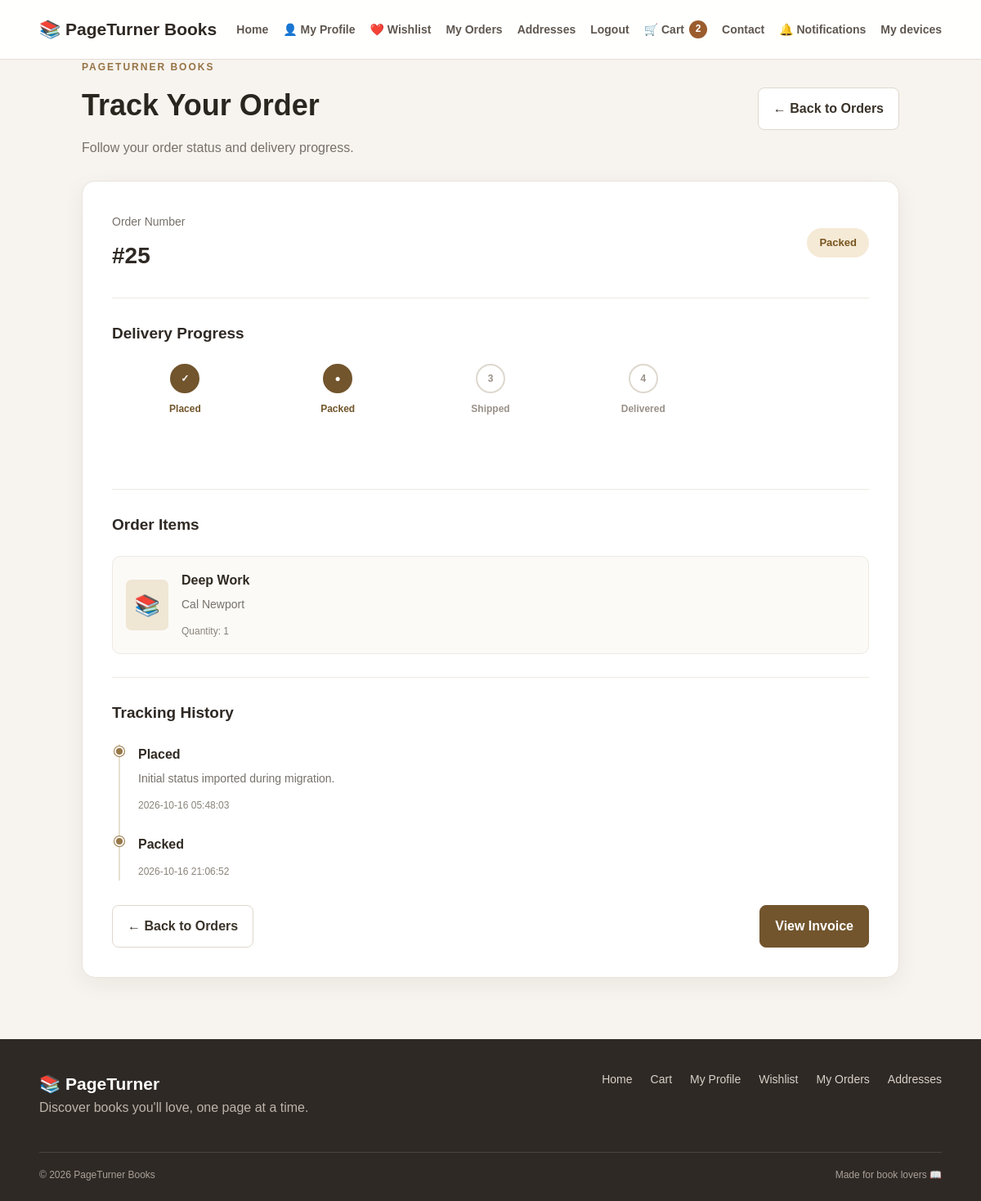
/orders/25/tracking (signed in), run on the app's committed database.
### tables this page shows
CREATE TABLE orders (
                id INTEGER PRIMARY KEY AUTOINCREMENT,

                user_id INTEGER,

                customer_name TEXT NOT NULL,

                email TEXT NOT NULL,

                phone TEXT NOT NULL DEFAULT '',

                address_snapshot TEXT NOT NULL,

                total_amount REAL NOT NULL DEFAULT 0,

                discount_amount REAL NOT NULL DEFAULT 0,

                coupon_code TEXT,

                status TEXT NOT NULL DEFAULT 'Placed'
                    CHECK (
                        status IN (
                            'Placed',
                            'Packed',
                            'Delivered',
                            'Cancelled'
                        )
                    ),

                created_at TEXT NOT NULL
                    DEFAULT CURRENT_TIMESTAMP, total_paise
            INTEGER NOT NULL DEFAULT 0, discount_paise
            INTEGER NOT NULL DEFAULT 0, subtotal_paise
            
            INTEGER NOT NULL
            DEFAULT 0
            CHECK (
                subtotal_paise >= 0
            ), shipping_paise
            
        INTEGER NOT NULL
        DEFAULT 0
        CHECK (
            shipping_paise >= 0
        ), tax_paise
            
        INTEGER NOT NULL
        DEFAULT 0
        CHECK (
            tax_paise >= 0
        ),

                FOREIGN KEY (user_id)
                    REFERENCES users(id)
                    ON DELETE SET NULL
            );

CREATE TABLE order_items (
                id INTEGER PRIMARY KEY AUTOINCREMENT,

                order_id INTEGER NOT NULL,

                book_id INTEGER NOT NULL,

                quantity INTEGER NOT NULL
                    CHECK (quantity > 0),

                price_at_purchase REAL NOT NULL, price_at_purchase_paise
                INTEGER NOT NULL DEFAULT 0, price_paise INTEGER
                NOT NULL
                DEFAULT 0
                CHECK (
                    price_paise >= 0
                ),

                FOREIGN KEY (order_id)
                    REFERENCES orders(id)
                    ON DELETE CASCADE,

                FOREIGN KEY (book_id)
                    REFERENCES books(id)
            );

CREATE TABLE books (
    id INTEGER PRIMARY KEY AUTOINCREMENT,

    title TEXT NOT NULL,

    author TEXT NOT NULL,

    category TEXT NOT NULL,

    price REAL NOT NULL CHECK (price >= 0),

    stock INTEGER NOT NULL DEFAULT 0
        CHECK (stock >= 0),

    description TEXT,

    cover_image TEXT,

    created_at TIMESTAMP DEFAULT CURRENT_TIMESTAMP
, price_paise
            INTEGER NOT NULL DEFAULT 0);

CREATE TABLE order_status_history
        (
            id INTEGER PRIMARY KEY AUTOINCREMENT,

            order_id INTEGER NOT NULL,

            status TEXT NOT NULL
                CHECK (
                    status IN (
                        'Placed',
                        'Packed',
                        'Shipped',
                        'Delivered',
                        'Cancelled'
                    )
                ),

            changed_by INTEGER NOT NULL,

            changed_at TEXT NOT NULL
                DEFAULT CURRENT_TIMESTAMP,

            note TEXT, created_at TEXT,

            FOREIGN KEY (order_id)
                REFERENCES orders(id)
                ON DELETE CASCADE,

            FOREIGN KEY (changed_by)
                REFERENCES users(id)
        );

### shop.py (the view)
@shop_bp.route("/orders/<int:order_id>/tracking")
@login_required
def order_tracking(order_id):
    db = get_db()
    order = _step57_order_for_user(
        db,
        order_id,
        session["user_id"]
    )
    history_columns = {row["name"] for row in db.execute("PRAGMA table_info(order_status_history)")}
    history_time_column = "changed_at" if "changed_at" in history_columns else "created_at"
    history = db.execute(
        f"SELECT status, changed_by, note, {history_time_column} AS created_at "
        "FROM order_status_history WHERE order_id = ? ORDER BY id ASC",
        (order_id,),
    ).fetchall()
    items = db.execute(
        """
        SELECT oi.*, b.title, b.author, b.cover_image
        FROM order_items oi
        LEFT JOIN books b ON b.id = oi.book_id
        WHERE oi.order_id = ?
        ORDER BY oi.id
        """,
        (order_id,)
    ).fetchall()
    return render_template(
        "order_tracking.html",
        order=order,
        history=history,
        items=items,
        status_steps=["Placed", "Packed", "Shipped", "Delivered"]
    )

### db.py (called while the page is built)
def get_db():
    if "db" not in g:
        g.db = sqlite3.connect(
            current_app.config["DATABASE"],
            timeout=10
        )
        g.db.row_factory = sqlite3.Row
        g.db.execute(
            "PRAGMA foreign_keys = ON"
        )
        g.db.execute(
            "PRAGMA busy_timeout = 10000"
        )
    return g.db

### extras.py (called while the page is built)
def _hash_token(token):
    return hashlib.sha256(token.encode('utf-8')).hexdigest()

### security.py (called while the page is built, shortened)
def generate_csrf_token():
    token = session.get(CSRF_SESSION_KEY)
    if not token:
        token = secrets.token_urlsafe(32)
        session[CSRF_SESSION_KEY] = token
    return token

def install_csrf_protection(app):
    app.jinja_env.globals["csrf_token"] = generate_csrf_token
    @app.before_request
    def csrf_before_request():
        if request.method == "POST":
            validate_csrf_token()

def current_user():
    user_id = session.get("user_id")
    if not user_id:
        return None
    db = get_db()
    return db.execute(
        """
        SELECT
            id,
            name,
            email,
            role
        FROM users
        WHERE id = ?
        """,
        (user_id,),
    ).fetchone()

def login_required(view):
    @wraps(view)
    def wrapped_view(*args, **kwargs):
        user = current_user()
        return view(*args, **kwargs)
    return wrapped_view

### shop.py (called while the page is built)
def _step57_order_for_user(db, order_id, user_id):
    order = db.execute(
        "SELECT * FROM orders WHERE id = ? AND user_id = ?",
        (order_id, user_id),
    ).fetchone()
    if order is None:
        abort(404)
    return order

### templates/order_tracking.html (shortened to what this page needs)
{% extends "base.html" %}
{% block content %}
<section class="tracking-page">
    <div class="tracking-container">
        <div class="tracking-header">
            <div>
                <p class="tracking-label">PAGETURNER BOOKS</p>
                <h1>Track Your Order</h1>
                <p class="tracking-subtitle">
                    Follow your order status and delivery progress.
                </p>
            </div>
            <a href="{{ url_for('shop.orders') }}" class="tracking-back">
                ← Back to Orders
            </a>
        </div>
        <div class="tracking-card">
            <div class="tracking-order-info">
                <div>
                    <span class="tracking-muted">Order Number</span>
                    <h2>#{{ order.id }}</h2>
                </div>
                <div class="tracking-status">
                    {{ order.status }}
                </div>
            </div>
            <div class="tracking-divider"></div>
            <h3>Delivery Progress</h3>
            {% set status_order = [
                'Placed', 'Packed', 'Shipped', 'Delivered'
            ] %}
            {% set current_status = order.status|string|trim %}
            {% set current_index = status_order.index(current_status)
                if current_status in status_order else -1 %}
            <div class="tracking-steps">
                {% for step in status_order %}
                <div class="tracking-step
                    {% if loop.index0 <= current_index %}completed{% endif %}">
                    <div class="tracking-circle">
                        {% if loop.index0 < current_index %}
                            ✓
                        {% elif loop.index0 == current_index %}
                            ●
                        {% else %}
                            {{ loop.index }}
                        {% endif %}
                    </div>
                    <span>{{ step }}</span>
                </div>
                {% endfor %}
            </div>
            <div class="tracking-divider"></div>
            <h3>Order Items</h3>
            {% if items %}
                <div class="tracking-items">
                    {% for item in items %}
                    <div class="tracking-item">
                        <div class="tracking-book-icon">📚</div>
                        <div class="tracking-book-details">
                            <h4>{{ item.title or 'Book' }}</h4>
                            <p>{{ item.author or 'Author unavailable' }}</p>
                            <span>Quantity: {{ item.quantity }}</span>
                        </div>
                    </div>
                    {% endfor %}
                </div>
            {% else %}
                <p class="tracking-muted">No order items found.</p>
            {% endif %}
            <div class="tracking-divider"></div>
            <h3>Tracking History</h3>
            {% if history %}
                <div class="tracking-history">
                    {% for event in history %}
                    <div class="tracking-event">
                        <div class="tracking-event-dot"></div>
                        <div>
                            <h4>{{ event.status }}</h4>
                            {% if event.note %}
                                <p>{{ event.note }}</p>
                            {% endif %}
                            <span>
                                {{ event.created_at or 'Date unavailable' }}
                            </span>
                        </div>
                    </div>
                    {% endfor %}
                </div>
            {% else %}
                <p class="tracking-muted">
                    No tracking updates are available yet.
                </p>
            {% endif %}
            <div class="tracking-actions">
                <a href="{{ url_for('shop.orders') }}"
                   class="tracking-secondary-btn">
                    ← Back to Orders
                </a>
                <a href="{{ url_for('shop.order_invoice',
                                    order_id=order.id) }}"
                   class="tracking-primary-btn">
                    View Invoice
                </a>
            </div>
        </div>
    </div>
</section>
{% endblock %}

### data on the page
orders: id "25", status "Packed"
order_items: title "Deep Work", author "Cal Newport", quantity "1"
order_status_history: status "Placed", note "Initial status imported during migration.", changed_at "2026-10-16 05:48:03"
order_status_history: status "Packed", changed_at "2026-10-16 21:06:52"

### other printed values
{{ cart_count|default(0) }} "2"
{{ step }} "Placed" "Packed" "Shipped" "Delivered"
{{ current_year|default(2026) }} "2026"
